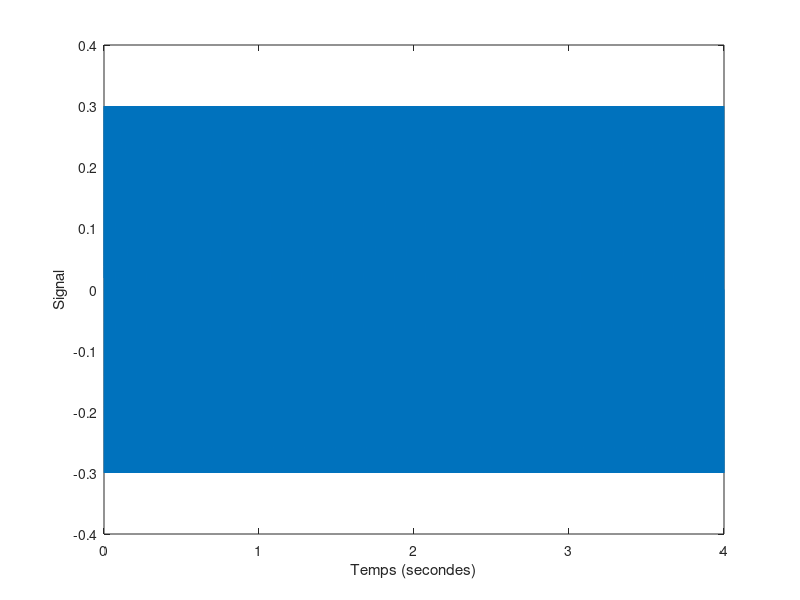
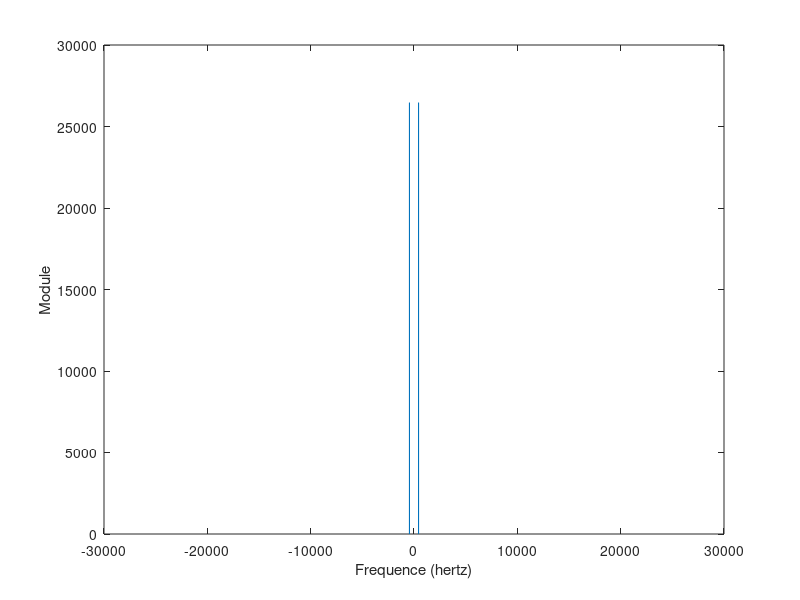

Write the MATLAB code that produced these figures, in order. (Note: this script raises an error after producing the figures.)
%% 1.
amp = 0.3;
fe = 44100;
duration = 4;
f0 = 440;
t = 1/fe:1/fe:duration;
s = amp*sin(2*pi*f0*t);
sound(s, fe);
figure;
plot(t,s);
xlabel('Temps (secondes)')
ylabel('Signal')

S = fft(s);
% frequence
dF = fe/size(t,2);
f = -fe/2:dF:fe/2-dF;
figure;
plot(f, fftshift(abs(S)));
xlabel('Frequence (hertz)')
ylabel('Module')
% figure;
% plot(f/fe, fftshift(abs(S)));
% xlabel('Frequence (normalisee)')
% ylabel('Module')

%% 2.
s = generate_sound(440,4,0.3,0.2,1,fe);
for k = 2:10
    s = s + generate_sound(440*k,4,0.3,0.2,1,fe);
end
sound(s,fe);
figure;
plot(t,s);
xlabel('Temps (secondes)')
ylabel('Signal')

%%
s = generate_sound(440,4,0.3,0.2,1,fe);
for k = 2:10
    tmp = generate_sound(440*k,4,0.3,0.4*rand(1),2*rand(1),fe);
    s = s + [tmp zeros(1,size(s,2)-size(tmp,2))];
end
sound(s,fe);
figure;
plot(t,s);
xlabel('Temps (secondes)')
ylabel('Signal')

%%
s = generate_sound(440,4,0.3,0.2,1,fe);
for k = 2:10
    s = s + generate_sound(440*k*rand(1),4,0.3,0.2,1,fe);
end
sound(s,fe);
figure;
plot(t,s);
xlabel('Temps (secondes)')
ylabel('Signal')

%% 3.

mat = spectrogram(s,fe,1024,128,1024);

function mat = spectrogram(signal, fe, window, overlap, Nfft)
    step = floor(size(signal,2)/(window-2*overlap));
    echantillons = 1:step:size(signal,2)-(window);
    mat = zeros(size(echantillons,2),Nfft/2);
    for k = 1:size(echantillons,2)
        fft_tot = abs(fft(signal(1,echantillons(k):echantillons(k)+window),Nfft));
        mat(k,:) = 20*log10(fft_tot(1:Nfft/2));
    end
    dF = fe/Nfft;
    f = 0:dF:fe/2-dF;
    t = 0:1/fe:size(signal,2)/fe;
    imagesc(t,f,transpose(mat));
    set(gca,'YDir','normal')
end

%duration must be more than attack and release
function s = generate_sound(f0,duration,amp,attack,release,fe)
    if attack + release > duration
        error('attack + release must be inferior or equal to the duration')
    end
    t_attack = 1/fe:1/fe:attack;
    t_sustain = 1/fe:1/fe:duration-attack-release;
    t_release = 1/fe:1/fe:release;
    s_attack = (t_attack/attack).*amp.*sin(2*pi*f0*t_attack);
    s_sustain = amp*sin(2*pi*f0*t_sustain);
    s_release = ((release-t_release)/release).*amp.*sin(2*pi*f0*t_release);
    s = [s_attack s_sustain s_release];
end